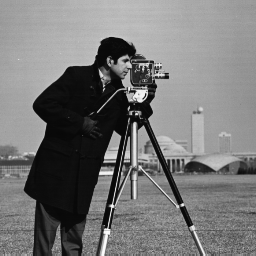
%> input picture Assignment - II/cameraman.tif, 256 x 256 px
$ octave DCT_Image_Compression.m   (GNU Octave 9; MATLAB toolbox functions it lacks are replaced by stand-ins)
%> lines starting %> are read from the running program, lines starting %| are printed output that depends on the picture; in (x1, y1, x2, y2) boxes, pixels count from 0 and x2, y2 are one past the last pixel; in counts of white or black regions, pixels touching at a corner belong together; the program's own positions count from 1
% *************************************
% Name: Vishal Mittal
% ID: 2017A7PS0080P

%  Assignment-II
% *************************************

clear all;
close all;

% Read input image
image = imread('cameraman.tif');
%> image is the input picture: size 256x256 uint8; min 7, max 253, mean 118.7
image = double(image);
%> image: size 256x256 double

% Display Original image (figure(1))
figure(1);
imshow(image, []);
title('Original Image');

% Dimensions of image
[m, n] = size(image);
%> m = 256; n = 256

% DCT matrix
C = dctmtx(m);

% DCT transformation
Fu = C*image*C';
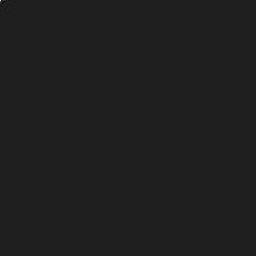
%> Fu: size 256x256 double; min -4225.8, max 30393.5, mean 0.6; drawn with min black and max white

% Dimension of box is 20 percent of size of image
dim = int16(0.2 * m);
%> dim = 51

start_box_x = m - dim + 1;
%> start_box_x = 206
start_box_y = n - dim + 1;
%> start_box_y = 206

% Drop the values of the trans. matrix to 0 in 20 pc region of 3rd quad
for i = start_box_x : m
    for j = start_box_y : n
	    Fu(i,j) = 0.0;
    end
end
%> Fu: size 256x256 double; 3.97% of pixels changed, all inside (x1, y1, x2, y2) = (205, 205, 256, 256)

% Reconstructed image
fRec = C'*Fu*C;

% Display Reconstructed image (figure(2))
figure(2);
imshow(fRec, []);
title('Reconstructed Image');

% Absolute value of error
err = abs(image - fRec);
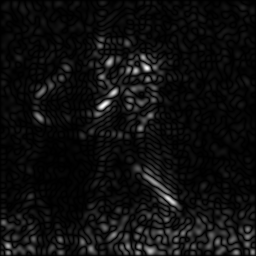
%> err: size 256x256 double; min 3.83e-06, max 10.43, mean 0.626; drawn with min black and max white

% Display Error (figure(3))
figure(3);
imshow(err, []);
title('Error image');
